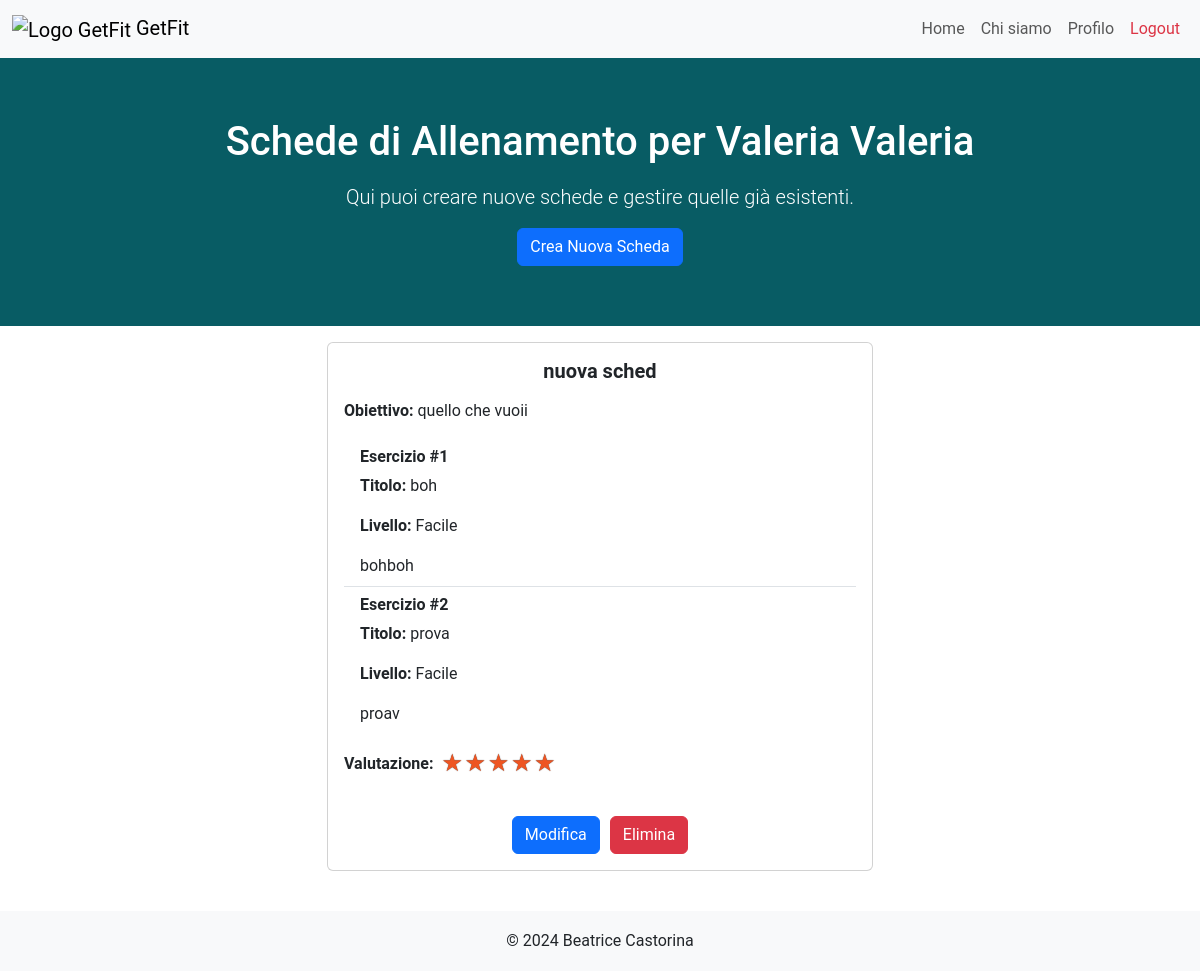
The app's page /schede?client_id=7 (signed in) with its own data.
### tables this page shows
CREATE TABLE "Schede" (
	"client_id"	INTEGER NOT NULL,
	"pt_id"	INTEGER NOT NULL,
	"id_scheda"	INTEGER,
	"rating"	INTEGER,
	"titolo"	TEXT NOT NULL,
	"obiettivo"	TEXT NOT NULL,
	PRIMARY KEY("id_scheda" AUTOINCREMENT),
	FOREIGN KEY("client_id") REFERENCES "Clients"("client_id"),
	FOREIGN KEY("pt_id") REFERENCES "PersonalTrainers"("pt_id")
);

CREATE TABLE "Allenamenti" (
	"id_allenamento"	INTEGER,
	"pt_id"	INTEGER NOT NULL,
	"titolo"	TEXT NOT NULL,
	"descrizione"	TEXT NOT NULL,
	"livello"	TEXT NOT NULL,
	"visibile"	INTEGER NOT NULL,
	"data_creazione"	TEXT NOT NULL,
	PRIMARY KEY("id_allenamento" AUTOINCREMENT),
	FOREIGN KEY("pt_id") REFERENCES "PersonalTrainers"("pt_id")
);

### app.py (the view)
@app.route("/schede")
def schede():
  email = utenti_dao.get_email(request)
  user, type = utenti_dao.get_user_by_email(email)
  if type == 0: # A pt is logged
    client_id = request.args.get("client_id")
    name = utenti_dao.get_full_name(client_id, 'client')
  else: # A client is logged
    client_id = user['client_id']
    name = utenti_dao.get_full_name(user['pt_id'],'pt')
  schede = schede_dao.get_schede_by_client_id(client_id)
  schede_ids = [scheda['id_scheda'] for scheda in schede]
  allenamenti_by_id_scheda = {}
  for id_scheda in schede_ids:
    workout_ids = schede_dao.get_allenamenti_ids_by_id_scheda(id_scheda)
    ids = [obj['id_allenamento'] for obj in workout_ids]
    allenamenti_obj_by_id_scheda=[allenamenti_dao.get_allenamento(id) for id in ids]
    allenamenti_by_id_scheda[id_scheda] = allenamenti_obj_by_id_scheda
  return render_template("schede.html",client_id=client_id,schede=schede,allenamenti=allenamenti_by_id_scheda,name=name)

### allenamenti_dao.py (called while the page is built)
def get_allenamento(id_allenamento):
	query = 'SELECT * FROM Allenamenti WHERE id_allenamento=?'
	connection = sqlite3.connect('db/personal.db')
	connection.row_factory = sqlite3.Row
	cursor = connection.cursor()
	cursor.execute(query,(id_allenamento,))
	result = cursor.fetchone()
	cursor.close()
	connection.close()
	return result

### app.py (called while the page is built)
@login_manager.user_loader
def load_user(user_email):
  user_db, type = utenti_dao.get_user_by_email(user_email)
  if type == 0:
    user = PersonalTrainer(nome=user_db['nome'], cognome=user_db['cognome'], genere=user_db['genere'], pt_id=user_db['pt_id'], rating=user_db['rating'], numOfRatings=user_db['numOfRatings'], email=user_db['email'], password=user_db['password'])
  else:
    user = Client(nome=user_db['nome'], cognome=user_db['cognome'], genere=user_db['genere'], client_id=user_db['client_id'], pt_id=user_db['pt_id'], email=user_db['email'], password=user_db['password'])
  return user

### schede_dao.py (called while the page is built)
def get_schede_by_client_id(client_id):
	query = 'SELECT * FROM Schede WHERE client_id = ?'
	connection = sqlite3.connect('db/personal.db')
	connection.row_factory = sqlite3.Row
	cursor = connection.cursor()
	cursor.execute(query,(client_id,))
	result = cursor.fetchall()
	cursor.close()
	connection.close()
	return result

def get_allenamenti_ids_by_id_scheda(id_scheda):
	query = 'SELECT id_allenamento FROM CompostaDa WHERE id_scheda=?'
	connection = sqlite3.connect('db/personal.db')
	connection.row_factory = sqlite3.Row
	cursor = connection.cursor()
	cursor.execute(query,(id_scheda,))
	workout_ids = cursor.fetchall()
	cursor.close()
	connection.close()
	return workout_ids

### utenti_dao.py (called while the page is built)
def get_email(request):
	try:
		return request.cookies.get('remember_token').split('|')[0]
	except Exception as e:
		return None

def get_full_name(id, type='client'):
	query1 = 'SELECT nome, cognome FROM Clients WHERE client_id=?'
	query2 = 'SELECT nome, cognome FROM PersonalTrainers WHERE pt_id=?'
	connection = sqlite3.connect('db/personal.db')
	connection.row_factory = sqlite3.Row
	cursor = connection.cursor()
	if type == 'client':
		cursor.execute(query1,(id,))
	else:
		cursor.execute(query2,(id,))
	full_name = cursor.fetchone()
	return full_name['nome'].capitalize() + ' ' + full_name['cognome'].capitalize()

### templates/schede.html (shortened to what this page needs)
{% extends "base.html" %}
{% block style %} {{url_for('static', filename='css/schede_styles.css')}} {% endblock %}
{% block content %}
	{% if current_user.__class__.__name__ == "PersonalTrainer" %}
		<section class="hero-section">
			<div class="container">
				<h1 class="mb-3">Schede di Allenamento per {{name}}</h1>
				<p class="lead">Qui puoi creare nuove schede e gestire quelle già esistenti.</p>
				<form action="/create_scheda" method="get">
					<button type="submit" class="btn btn-primary">Crea Nuova Scheda</button>
				</form>
			</div>
		</section>
	{% endif %}
	<ul class="list-group" id="lista">
    <section class="workout-plans-section py-3">
			<div class="container">
				{% for scheda in schede %}
				<div class="row">
					<div class="col-lg-6 col-md-8 mx-auto">
						<div class="card mb-4">
							<div class="card-body">
								<h5 class="card-title text-center mb-3"><strong>{{scheda.titolo}}</strong></h5>
								<p class="card-text"><strong>Obiettivo:</strong> {{scheda.obiettivo}}</p>
								<ul class="list-group list-group-flush">
									{% for workout in allenamenti[scheda.id_scheda]%}
										<li class="list-group-item">
											 <h6 class="card-title"><strong>Esercizio #{{loop.index}}</strong></h6>
											<p class="card-text"><strong>Titolo:</strong> {{workout.titolo}}</p>
											<p class="card-text"><strong>Livello:</strong> {{workout.livello.capitalize()}} </p>
											<p class="card-text">{{workout.descrizione}}</p>
										</li>
									{% endfor %}
								</ul>
								{% if current_user.__class__.__name__ == "Client" %}
									<form action="/update_rating" method="post">
										<fieldset class="btn-group-action pt-3">
											<span class="star-cb-group">
												<input type="radio" id="rating-5-{{loop.index}}" name="rating" value="5" required {% if scheda.rating ==5 %}checked{% endif %}/>
												<label for="rating-5-{{loop.index}}">5</label>
												<input type="radio" id="rating-4-{{loop.index}}" name="rating" value="4" {% if scheda.rating ==4 %}checked{% endif %}/>
												<label for="rating-4-{{loop.index}}">4</label>
												<input type="radio" id="rating-3-{{loop.index}}" name="rating" value="3" {% if scheda.rating ==3 %}checked{% endif %}/>
												<label for="rating-3-{{loop.index}}">3</label>
												<input type="radio" id="rating-2-{{loop.index}}" name="rating" value="2" {% if scheda.rating ==2 %}checked{% endif %}/>
												<label for="rating-2-{{loop.index}}">2</label>
												<input type="radio" id="rating-1-{{loop.index}}" name="rating" value="1" {% if scheda.rating ==1 %}checked{% endif %}/>
												<label for="rating-1-{{loop.index}}">1</label>
											</span>
											<input type="hidden" id="id_scheda" name="id_scheda" value="{{scheda.id_scheda}}"/>
											<input type="hidden" id="oldRating" name="oldRating" value="{{scheda.rating}}"/>
											<button type="submit" class="btn btn-primary">Lascia un Voto</button>
										</fieldset>
									</form>
								{% else %}
								<div class="d-flex align-items-center">
									<p id="p-rating"><strong>Valutazione:</strong></p>
									{% if scheda.rating is not none %}
									<div class="rating">
										<span class="{% if scheda.rating > 0.5 %}star-full{% else %}star-empty{% endif %}">{% if scheda.rating > 0.5 %}★{% else %}☆{% endif %}</span>
										<span class="{% if scheda.rating > 1.5 %}star-full{% else %}star-empty{% endif %}">{% if scheda.rating > 1.5 %}★{% else %}☆{% endif %}</span>
										<span class="{% if scheda.rating > 2.5 %}star-full{% else %}star-empty{% endif %}">{% if scheda.rating > 2.5 %}★{% else %}☆{% endif %}</span>
										<span class="{% if scheda.rating > 3.5 %}star-full{% else %}star-empty{% endif %}">{% if scheda.rating > 3.5 %}★{% else %}☆{% endif %}</span>
										<span class="{% if scheda.rating > 4.5 %}star-full{% else %}star-empty{% endif %}">{% if scheda.rating > 4.5 %}★{% else %}☆{% endif %}</span>
									</div>
									{% else %}
										<em>Non valutato</em>
									{% endif %}
								</div>
									<br>
									<div class="btn-group-action">
										<a href="/modify_scheda/{{scheda.id_scheda}}" class="btn btn-primary">Modifica</a>
										<form action="/delete_scheda" method="post" class="d-inline">
											<button type="submit" class="btn btn-danger">Elimina</button>
										</form>
									</div>
								{% endif %}
							</div>
						</div>
					</div>
				</div>
				{% endfor %}
			</div>
		</section>
	</ul>
{% endblock %}

### static/css/base_styles.css (style rules this page uses)
html, body { font-family: 'Roboto', sans-serif; height: 100%; margin: 0; }
.hero-section { background-color: #085c64; color: white; padding: 60px 0; text-align: center; }
.card { transition: transform 0.3s; }

### static/css/schede_styles.css (style rules this page uses)
#p-rating { margin-top: 1.1rem; margin-right: .5rem; }
.rating > .star-full { content: "★"; color: #e52; text-shadow: 0 0 1px #333; }
.rating { unicode-bidi: bidi-override; direction: ltr; text-align: center; }
.rating > span { display: inline-block; position: relative; width: .8em; font-size: 1.5rem; }
.btn-group-action { display: flex; justify-content: center; gap: 10px; }

### records on screen
Schede: titolo "nuova sched", obiettivo "quello che vuoii"
Allenamenti: titolo "boh", livello "Facile", descrizione "bohboh"
Allenamenti: titolo "prova", livello "Facile", descrizione "proav"

### other values on screen
{{ name }} "Valeria Valeria"
